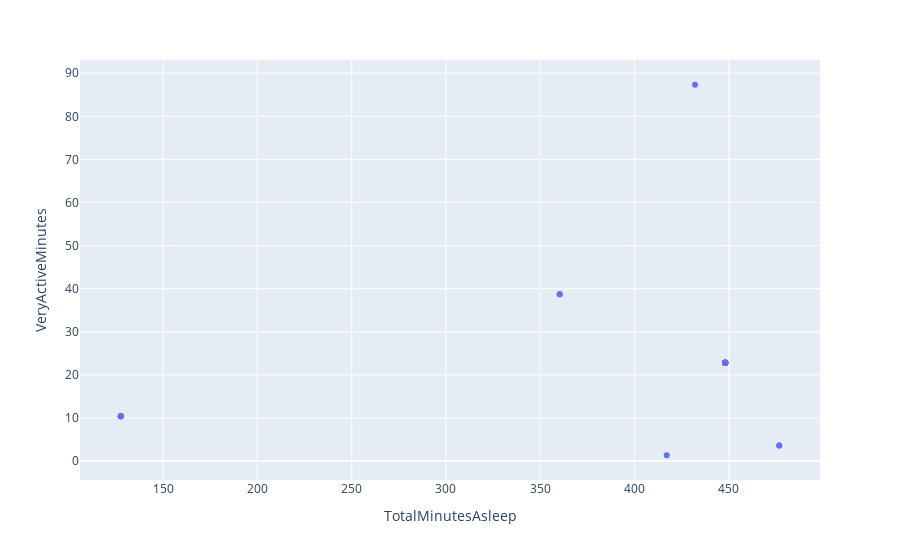

The cell this chart's notebook holds for it:
### Code cell
px.scatter(new_df_fit,'TotalMinutesAsleep' ,'VeryActiveMinutes')

### Figure 1 — Plotly figure (JSON) as saved in the notebook; plotly's stock layout.template omitted (floating-point values rounded to 4 significant figures)
{"data": [{"hovertemplate": "TotalMinutesAsleep=%{x}<br>VeryActiveMinutes=%{y}<extra></extra>", "legendgroup": "", "marker": {"color": "#636efa", "symbol": "circle"}, "mode": "markers", "name": "", "orientation": "v", "showlegend": false, "type": "scatter", "x": [360.3, 360.3, 417, 476.7, 476.7, 127.6, 127.6, 127.6, 127.6, 127.6, 432, 448, 448, 448, 448, 448, 448, 448, 448, 448, 448, 448, 448, 448, 448, 448, 448, 448, 448, 448, 448, 448, 448, 448, 448, 448, 448, 448, 448, 448, 448], "xaxis": "x", "y": [38.71, 38.71, 1.323, 3.581, 3.581, 10.39, 10.39, 10.39, 10.39, 10.39, 87.33, 22.81, 22.81, 22.81, 22.81, 22.81, 22.81, 22.81, 22.81, 22.81, 22.81, 22.81, 22.81, 22.81, 22.81, 22.81, 22.81, 22.81, 22.81, 22.81, 22.81, 22.81, 22.81, 22.81, 22.81, 22.81, 22.81, 22.81, 22.81, 22.81, 22.81], "yaxis": "y"}], "layout": {"legend": {"tracegroupgap": 0}, "margin": {"t": 60}, "xaxis": {"anchor": "y", "domain": [0, 1], "title": {"text": "TotalMinutesAsleep"}}, "yaxis": {"anchor": "x", "domain": [0, 1], "title": {"text": "VeryActiveMinutes"}}}}
